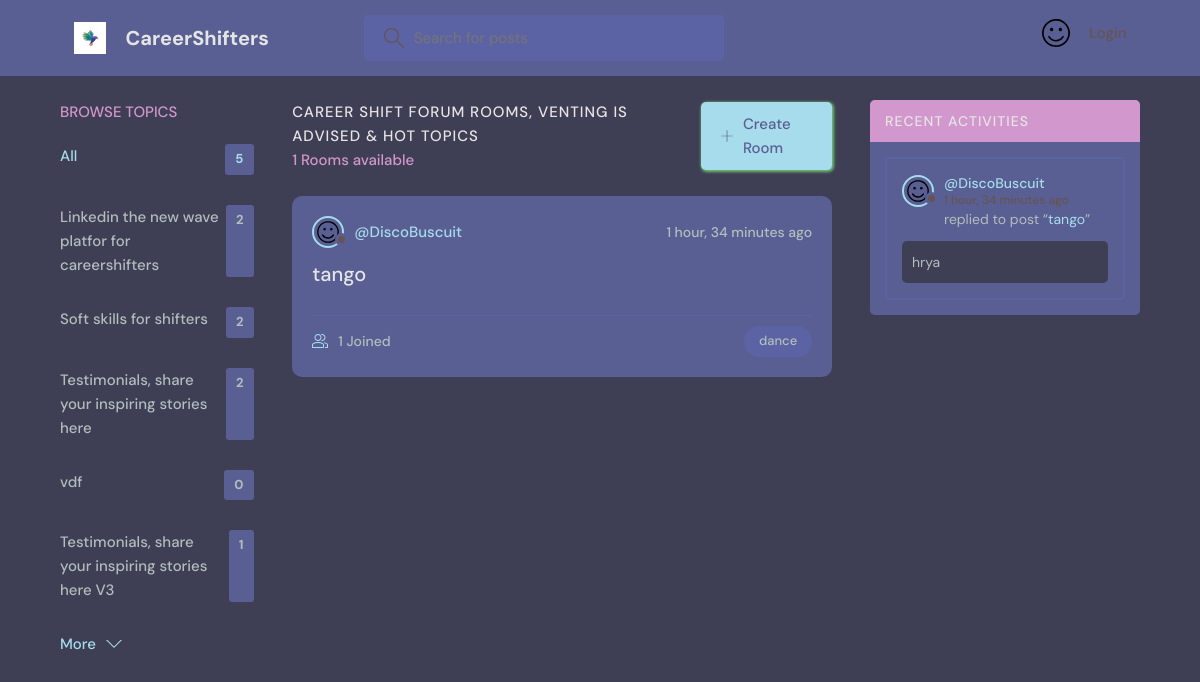
The app's page /?q=dance with its own data.
### base/models.py (models this page shows, shortened)
class Topic(models.Model):
    name = models.CharField(max_length=200)

class Room(models.Model):
    host = models.ForeignKey(User, on_delete=models.SET_NULL, null=True)
    topic = models.ForeignKey(Topic, on_delete=models.SET_NULL, null=True)
    name = models.CharField(max_length=200)
    description = models.TextField(null=True, blank=True)
    participants = models.ManyToManyField(
        User, related_name='participants', blank=True)
    updated = models.DateTimeField(auto_now=True)
    created = models.DateTimeField(auto_now_add=True)
    class Meta:
        ordering = ['-updated', '-created']
    def __str__(self):
        return self.name

class User(AbstractUser):
    name = models.CharField(max_length=200, null=True)
    email = models.EmailField(unique=True, null=True)
    bio = models.TextField(null=True)
    avatar = models.ImageField(null=True, default="avatar.svg")
    USERNAME_FIELD = 'email'
    EMAIL_FIELD = 'email'
    REQUIRED_FIELDS =  ['username'] # added username, for super user

class Message(models.Model):
    user = models.ForeignKey(User, on_delete=models.CASCADE)
    room = models.ForeignKey(Room, on_delete=models.CASCADE)
    body = models.TextField()
    updated = models.DateTimeField(auto_now=True)
    created = models.DateTimeField(auto_now_add=True)
    class Meta:
        ordering = ['-updated', '-created']

### base/views.py (the view)
# urls.py: path('', views.home, name="home"), # Homepage
def home(request):
    q = request.GET.get('q') if request.GET.get('q') != None else ''
    rooms = Room.objects.filter(
        Q(topic__name__icontains=q) |
        Q(name__icontains=q) |
        Q(description__icontains=q)
    )
    topics = Topic.objects.all()[0:5]
    room_count = rooms.count()
    room_messages = Message.objects.filter(
        Q(room__topic__name__icontains=q))[0:3]
    context = {'rooms': rooms, 'topics': topics,
               'room_count': room_count, 'room_messages': room_messages}
    return render(request, 'base/home.html', context)

### base/templates/base/home.html (shortened to what this page needs)
{% extends 'main.html' %}
{% block content %}
<main class="layout layout--3">
  <div class="container">
    {% include 'base/topics_component.html' %}
    <div class="roomList">
      <div class="roomList__header">
        <div>
          <h2>Career Shift Forum Rooms, Venting is advised & hot topics</h2>
          <p>{{room_count}} Rooms available</p>
        </div>
        <a class="btn btn--main" href="{% url 'create-room' %}">
          <svg version="1.1" xmlns="http://www.w3.org/2000/svg" width="32" height="32" viewBox="0 0 32 32">
            <title>add</title>
            <path
              d="M16.943 0.943h-1.885v14.115h-14.115v1.885h14.115v14.115h1.885v-14.115h14.115v-1.885h-14.115v-14.115z">
            </path>
          </svg>
          Create Room
        </a>
      </div>
      {% include 'base/feed_component.html' %}
    </div>
    {% include 'base/activity_component.html' %}
  </div>
</main>
{% endblock %}

### base/templates/base/topics_component.html
<div class="topics">
    <div class="topics__header">
        <h2>Browse Topics</h2>
    </div>
    <ul class="topics__list">
        <li>
            <a href="{% url 'home' %}" class="active">All <span>{{topics.count}}</span></a>
        </li>
        {% for topic in topics %}
        <li>
            <a href="{% url 'home' %}?q={{topic.name}}">{{topic.name}}<span>{{topic.room_set.all.count}}</span></a>
        </li>
        {% endfor %}
    </ul>
    <a class="btn btn--link" href="{% url 'topics' %}">
        More
        <svg version="1.1" xmlns="http://www.w3.org/2000/svg" width="32" height="32" viewBox="0 0 32 32">
            <title>chevron-down</title>
            <path d="M16 21l-13-13h-3l16 16 16-16h-3l-13 13z"></path>
        </svg>
    </a>
</div>

### base/templates/base/feed_component.html (shortened to what this page needs)
{% for room in rooms %}
<div class="roomListRoom">
    <div class="roomListRoom__header">
        <a href="{% url 'user-profile' room.host.id %}" class="roomListRoom__author">
            <div class="avatar avatar--small">
                <img src="{{room.host.avatar.url}}" />
            </div>
            <span>@{{room.host.username}}</span>
        </a>
        <div class="roomListRoom__actions">
            <span>{{room.created|timesince}} ago</span>
        </div>
    </div>
    <div class="roomListRoom__content">
        <a href="{% url 'room' room.id %}">{{room.name}}</a>
    </div>
    <div class="roomListRoom__meta">
        <a href="{% url 'room' room.id %}" class="roomListRoom__joined">
            {{room.participants.all.count}} Joined
        </a>
        <p class="roomListRoom__topic">{{room.topic.name}}</p>
    </div>
</div>
{% endfor %}

### base/templates/base/activity_component.html (shortened to what this page needs)
<div class="activities">
    <div class="activities__header">
        <h2>Recent Activities</h2>
    </div>
    {% for message in room_messages %}
    <div class="activities__box">
        <div class="activities__boxHeader roomListRoom__header">
            <a href="{% url 'user-profile' message.user.id %}" class="roomListRoom__author">
                <div class="avatar avatar--small">
                    <img src="{{message.user.avatar.url}}" />
                </div>
                <p>
                    @{{message.user.username}}
                    <span>{{message.created|timesince}} ago</span>
                </p>
            </a>
        </div>
        <div class="activities__boxContent">
            <p>replied to post “<a href="{% url 'room' message.room.id %}">{{message.room}}</a>”</p>
            <div class="activities__boxRoomContent">{{message.body}}</div>
        </div>
    </div>
    {% endfor %}
</div>

### records on screen
Topic: name "Linkedin the new wave platfor for careershifters", room_set.all.count "2"
Topic: name "Soft skills for shifters", room_set.all.count "2"
Topic: name "Testimonials, share your inspiring stories here", room_set.all.count "2"
Topic: name "vdf", room_set.all.count "0"
Topic: name "Testimonials, share your inspiring stories here V3", room_set.all.count "1"
Room: host.avatar (placeholder picture), host.username "DiscoBuscuit", created "1 hour, 34 minutes", name "tango", participants.all.count "1", topic.name "dance"
Message: user.avatar (placeholder picture), user.username "DiscoBuscuit", room "tango", body "hrya"

### other values on screen
{{ topics.count }} "5"
{{ room_count }} "1"
